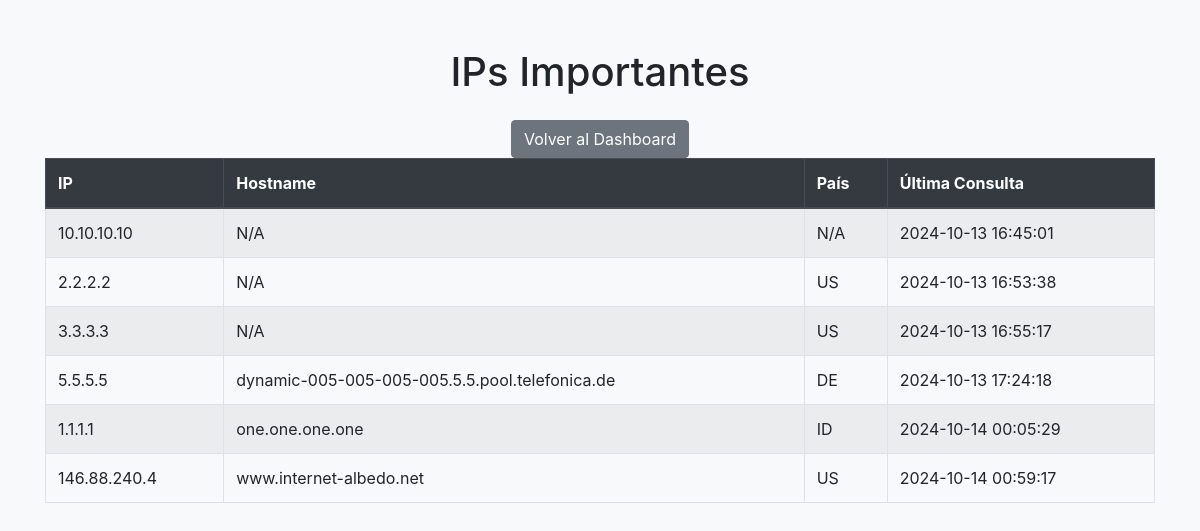
The page /important-ips (signed in) on the database its author committed.
### tables this page shows
CREATE TABLE ip_info (
                    ip TEXT PRIMARY KEY,
                    hostname TEXT,
                    country_code TEXT,
                    region TEXT,
                    city TEXT,
                    loc TEXT,
                    org TEXT,
                    is_cloud_provider INTEGER,
                    is_tor INTEGER,
                    is_vpn INTEGER,
                    is_bot INTEGER,
                    is_malicious INTEGER,
                    username TEXT,
                    last_checked TEXT,
                    is_important INTEGER DEFAULT 0
            );

### main.py (the view)
@app.get("/important-ips")
def important_ips(request: Request, db: sqlite3.Connection = Depends(get_db)):
    logger.info("Accediendo a la lista de IPs importantes...")
    token = request.cookies.get("access_token")
    if not token or not verify_token(token, SECRET_KEY):
        logger.warning("Acceso denegado. Redirigiendo a /login")
        return RedirectResponse("/login")
    important_ips = db.execute("SELECT * FROM ip_info WHERE is_important = 1").fetchall()
    logger.info(f"{len(important_ips)} IPs importantes encontradas.")
    return templates.TemplateResponse("important_ips.html", {
        "request": request,
        "important_ips": [dict(row) for row in important_ips]
    })

### templates/important_ips.html (shortened to what this page needs)
<!DOCTYPE html>
<html lang="en">
<head>
    <link rel="stylesheet" href="https://maxcdn.bootstrapcdn.com/bootstrap/4.5.2/css/bootstrap.min.css">
</head>
<body class="bg-light">
    <div class="container mt-5">
        <h1 class="text-center mb-4">IPs Importantes</h1>
        <div class="text-center mt-4">
            <a href="/dashboard" class="btn btn-secondary">Volver al Dashboard</a>
        </div>
        <tr>
        <table class="table table-bordered table-striped">
            <thead class="thead-dark">
                <tr>
                    <th>IP</th>
                    <th>Hostname</th>
                    <th>País</th>
                    <th>Última Consulta</th>
                </tr>
            </thead>
            <tbody>
                {% for ip in important_ips %}
                <tr>
                    <td>{{ ip["ip"] }}</td>
                    <td>{{ ip["hostname"] }}</td>
                    <td>{{ ip["country_code"] }}</td>
                    <td>{{ ip["last_checked"] }}</td>
                </tr>
                {% endfor %}
            </tbody>
        </table>
    </div>
</body>
</html>

### rows shown on the page
ip_info: ip "10.10.10.10", hostname "N/A", country_code "N/A", last_checked "2024-10-13 16:45:01"
ip_info: ip "2.2.2.2", hostname "N/A", country_code "US", last_checked "2024-10-13 16:53:38"
ip_info: ip "3.3.3.3", hostname "N/A", country_code "US", last_checked "2024-10-13 16:55:17"
ip_info: ip "5.5.5.5", hostname "dynamic-005-005-005-005.5.5.pool.telefonica.de", country_code "DE", last_checked "2024-10-13 17:24:18"
ip_info: ip "1.1.1.1", hostname "one.one.one.one", country_code "ID", last_checked "2024-10-14 00:05:29"
ip_info: ip "146.88.240.4", hostname "www.internet-albedo.net", country_code "US", last_checked "2024-10-14 00:59:17"
